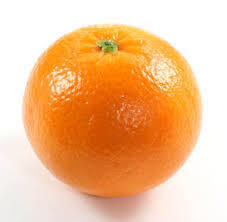
#> input picture Image_blending/orange.jpeg, 227 x 222 px, given in place of the camera
$ python object_tracking.py
#> lines starting #> are read from the running program, lines starting #| are printed output that depends on the picture; after the words box and inside, x2 and y2 are one past the last pixel; in counts of white or black regions, pixels touching at a corner belong together
import cv2
import numpy as np

cap = cv2.VideoCapture(0)

while(1):

    ### take each frame
    _, frame = cap.read()
#> frame is the input picture: shape (222, 227, 3); mean B, G, R 147.5, 192.7, 243.3

    hsv = cv2.cvtColor(frame,cv2.COLOR_BGR2HSV)
#> hsv: shape (222, 227, 3); mean H, S, V 12.8, 104.1, 243.4
    ### define range of blue color in HSV
    red = np.uint8([[[0,255,0]]])
    hsv_red = cv2.cvtColor(red,cv2.COLOR_BGR2HSV)
    #print hsv_red
    lower_red = np.array([0,50,50])
    upper_red = np.array([20,255,255])

    ###  THreshold the HSV image to get only blue colors
    mask = cv2.inRange(hsv , lower_red,upper_red)
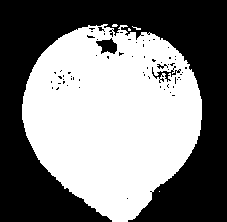
#> mask: shape (222, 227); 50.2% white; 66 black regions (62 under 20 px), largest, box (x1, y1, x2, y2) and area: (0, 0, 227, 222) 24537, (96, 38, 117, 54) 207, (152, 66, 181, 83) 131, (157, 64, 168, 69) 26

    #### bitwise AND mask and original image
    res = cv2.bitwise_and(frame,frame , mask = mask)
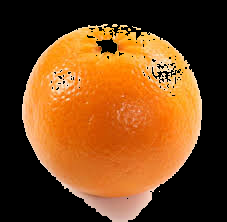
#> res: shape (222, 227, 3); mean B, G, R 27.3, 70, 118.4

    cv2.imshow('frame',frame)
    cv2.imshow('mask',mask)
    cv2.imshow('res',res)

    k = cv2.waitKey(5) & 0xFF
#> (key Esc is pressed here)
    if k==27:
        break

cv2.destroyAllWindows()
